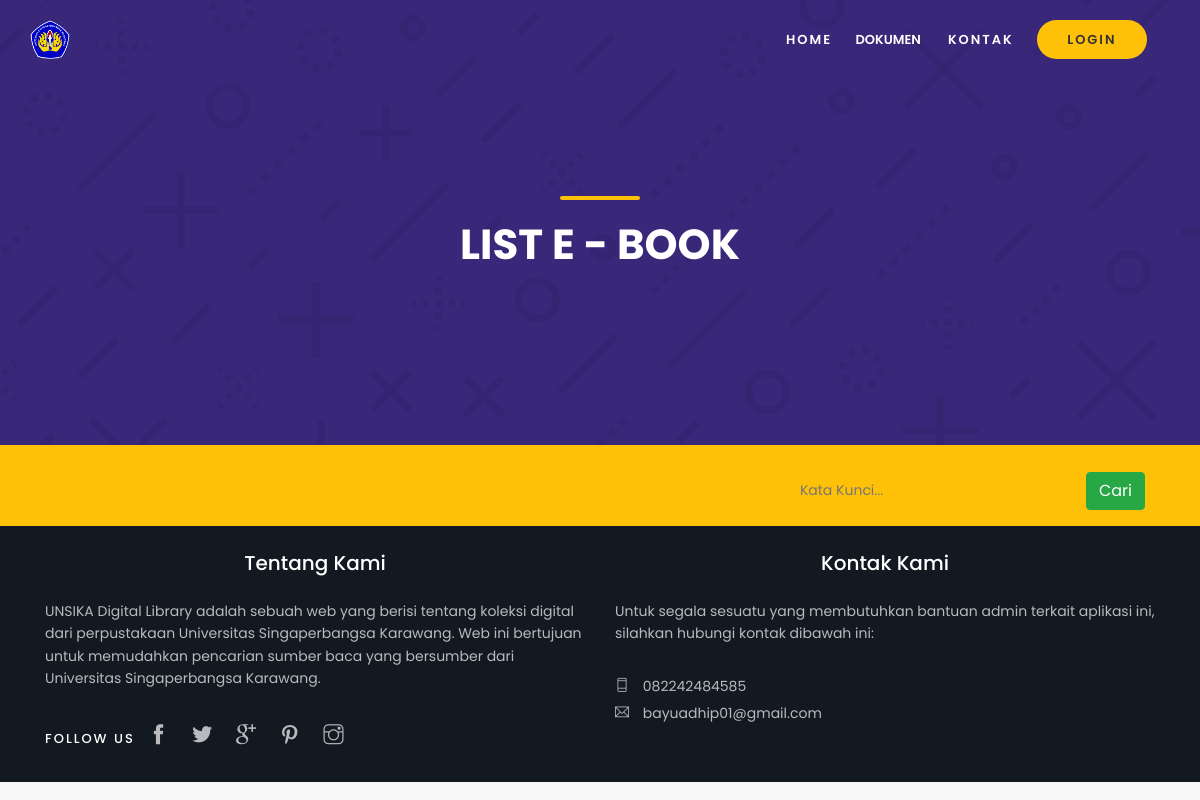
The app's page /index.php/home/buku, older data.
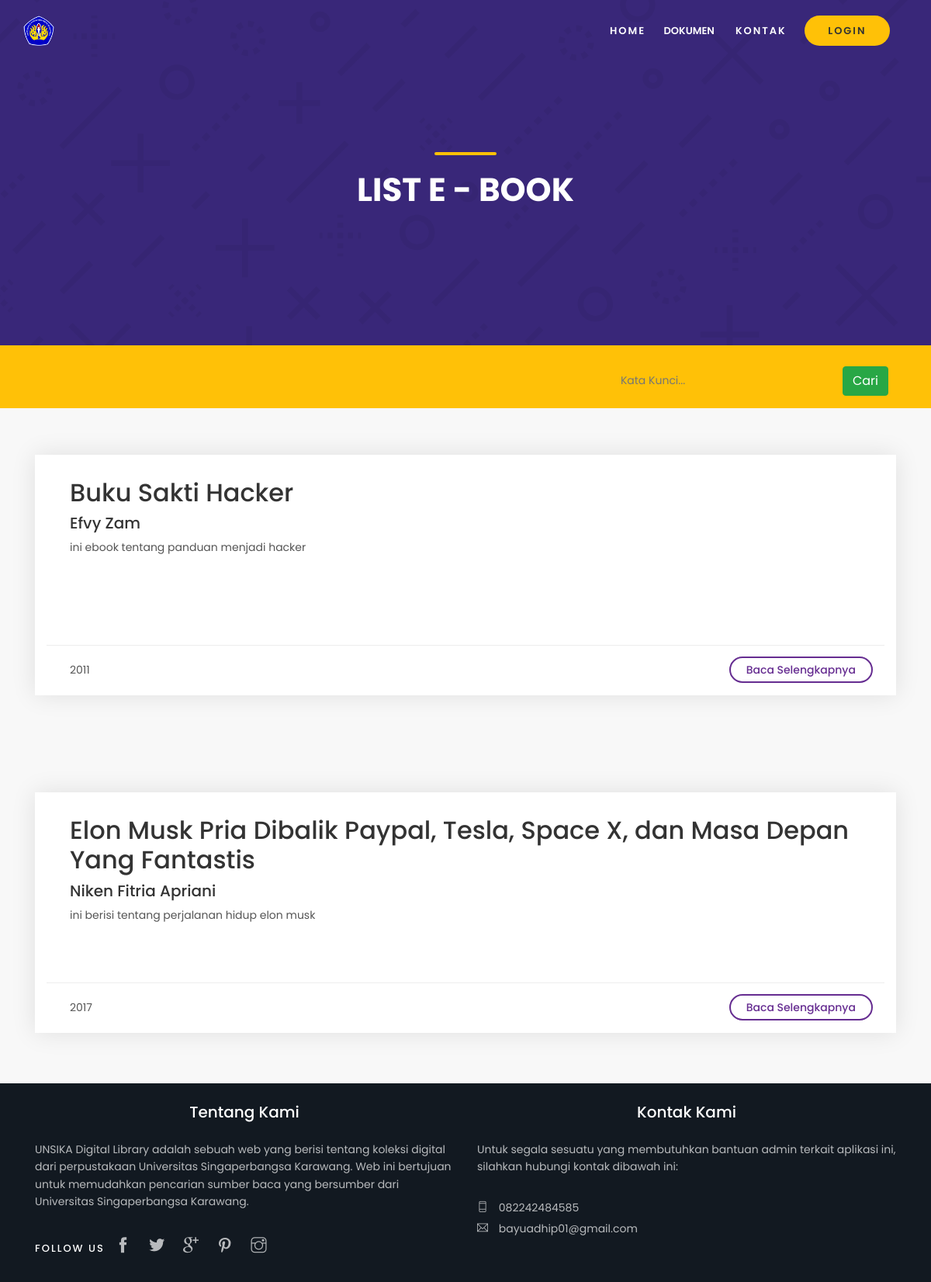
The same page, newer data.
### tables this page shows
CREATE TABLE `ebook` (
  `id_buku` int(11) NOT NULL,
  `judul` varchar(300) NOT NULL,
  `penulis` varchar(300) NOT NULL,
  `tahun` varchar(5) NOT NULL,
  `penerbit` varchar(100) NOT NULL,
  `kota` varchar(100) NOT NULL,
  `email` varchar(200) NOT NULL,
  `sinopsis` varchar(1000) NOT NULL,
  `file` varchar(255) NOT NULL
);

### application/controllers/Home.php (called while the page is built, shortened)
<?php
class Home extends CI_Controller {
	public function __construct()
	{
		$this->load->database();
		$this->load->library(['ion_auth', 'form_validation']);
		$this->load->helper(['url', 'language']);
		$this->load->model(['umum_model','anggota_model', 'jurnal_model' , 'ebook_model', 'skripsi_model', 'lainnya_model']);
	}
	public function buku()
	{
		$data['ebook'] = $this->ebook_model->getAll();
		$this->load->view('ebook/buku', $data);
	}
}

### index.php (called while the page is built, shortened)
<?php
require_once BASEPATH.'core/CodeIgniter.php';

### application/models/ebook_model.php (called while the page is built, shortened)
<?php defined('BASEPATH') OR exit('No direct script access allowed');
class ebook_model extends CI_Model
{
    private $_table = "ebook";
    public function getAll()
    {
        return $this->db->get($this->_table)->result();
    }
}

### application/views/ebook/buku.php (the view, shortened to what this page needs)
<!DOCTYPE html>
<html lang="en">
<head>
</head>
<body>
	<header class="header fadeInDown">
	</header>
	<main>
		<section id="hero_in" class="cart_section">
			<div class="wrapper">
				<div class="container">
					<h1 class="fadeInUp"><span></span>List E - Book</h1>
				</div>
			</div>
		</section>
		<div class="filters_listing sticky_horizontal">
			<div class="container">
				<ul class="clearfix ">
					<li class="float-right">
					<?=form_open_multipart('proses/search_ebook') ?>
					<div class="form-inline">
							<div class="form-group">
                                <input required type="text" name='keyword' placeholder="Kata Kunci..." class='form-control-plaintext col-md-12'>
                            </div>
							<button  type="submit" class="btn btn-success waves-effect waves-light">Cari</button>
					</div>
					</li>
				</ul>
			</div>
		</div>
		<?php foreach ($ebook as $j): ?>
		<div class="container margin_60_35">
			<div class="box_list wow">
					<div class="col-lg-12">
						<div class="wrapper">
							<h2><?=$j->judul?></h2>
							<h5><?=$j->penulis?></h5>
							<p><?=$j->sinopsis?></p>
						</div>
						<ul>
							<li><?= $j->tahun ?></li>
							<li><a href="<?=site_url('home/detail_ebook/'.$j->id_buku)?>">Baca Selengkapnya</a></li>
						</ul>
					</div>
				</div>
		</div>
		<?php endforeach;?>
	</main>
	<footer>
	</footer>
</body>
</html>

Row changes from the older to the newer data that the page shows:
added ebook: judul "Buku Sakti Hacker", penulis "Efvy Zam", sinopsis "ini ebook tentang panduan menjadi hacker", tahun "2011"
added ebook: judul "Elon Musk Pria Dibalik Paypal, Tesla, Space X, dan Masa Depan Yang Fantastis", penulis "Niken Fitria Apriani", sinopsis "ini berisi tentang perjalanan hidup elon musk", tahun "2017"
